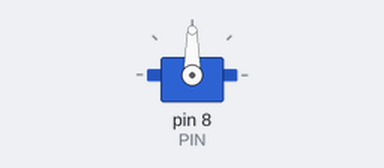
A sketch run on a simulated Arduino Uno, built with avr-gcc and run on an emulated ATmega328P. Parts: servo.

Above: at 2.05 s.
Timing chart, 0 to 6.6 s (numbered marks = the images above):
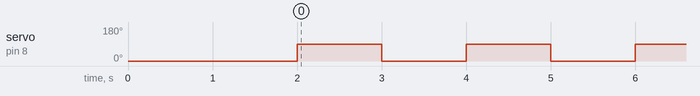

Measured:
- by itself, servo on pin 8 (PIN): alternates 90° for 1.0 s and 0° for 1.0 s

The sketch:

EjemploServo.ino
```cpp
#include <Servo.h>

Servo servo1;
int PIN = 8;

void setup(){
  servo1.attach(PIN); // inicializar el servo
  servo1.write(0); // mover el servo al punto inicial
  delay(2000);
}

void loop(){
  servo1.write(90); // mover el servo 90°
  delay(1000); // esperar 1 seg
  servo1.write(0); // mover el servo al punto inicial
  delay(1000);
}
```
